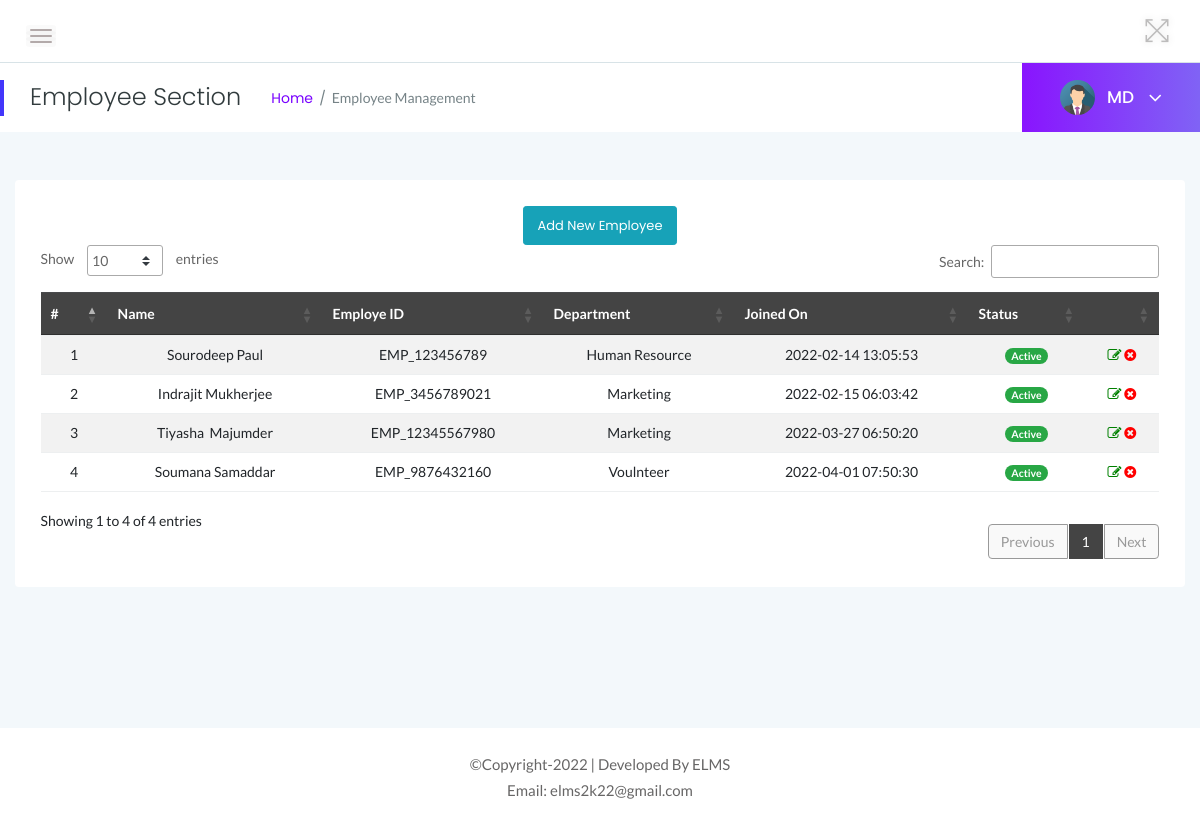
Before: /MD/employees.php (signed in) with the older database file.
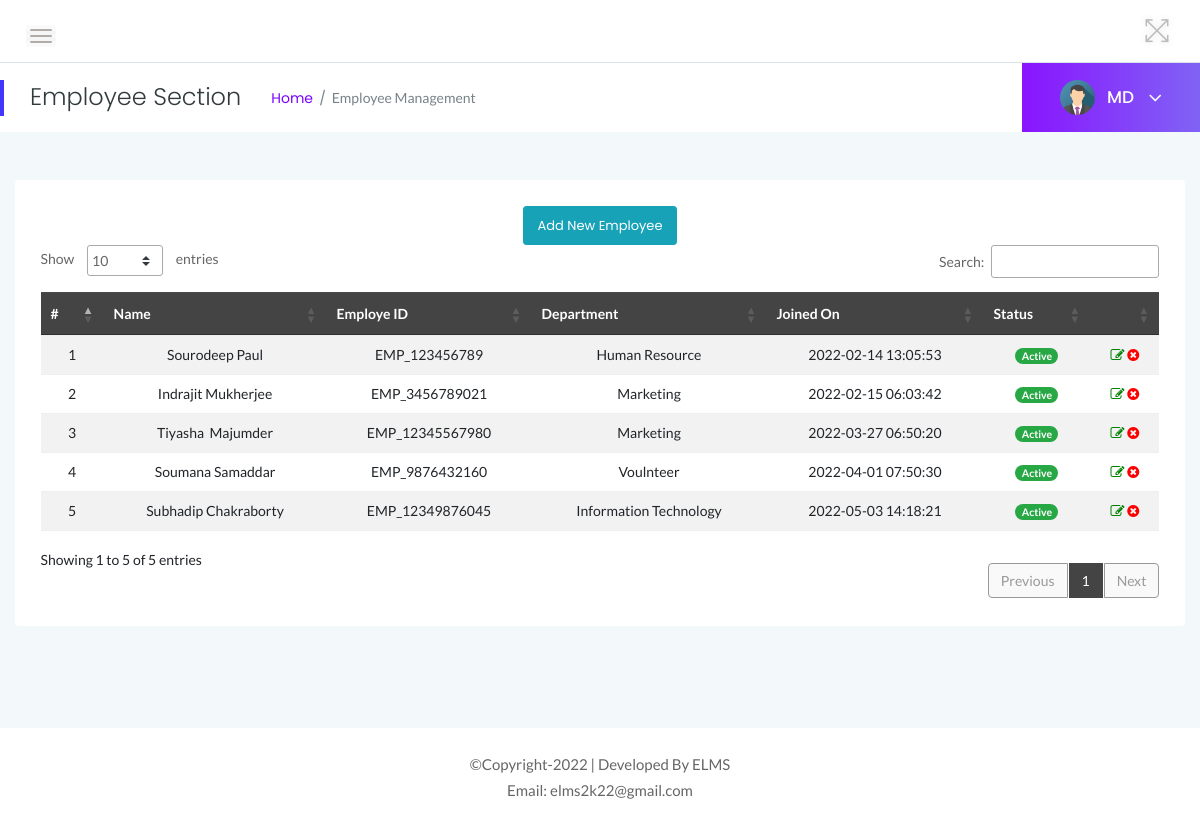
After: the same page with the newer database file.
### tables this page shows
CREATE TABLE `tblemployees` (
  `id` int(11) NOT NULL,
  `EmpId` varchar(100) NOT NULL,
  `FirstName` varchar(150) NOT NULL,
  `LastName` varchar(150) NOT NULL,
  `EmailId` varchar(200) NOT NULL,
  `Password` varchar(180) NOT NULL,
  `Gender` varchar(100) NOT NULL,
  `Dob` varchar(100) NOT NULL,
  `Department` varchar(255) NOT NULL,
  `Address` varchar(255) NOT NULL,
  `City` varchar(200) NOT NULL,
  `Country` varchar(150) NOT NULL,
  `Phonenumber` char(11) NOT NULL,
  `Status` int(1) NOT NULL,
  `RegDate` timestamp NOT NULL DEFAULT current_timestamp()
);

### MD/employees.php (the view, shortened to what the changed rows need)
<?php
    include('../includes/dbconn.php');
    if(strlen($_SESSION['alogin'])==0){
    header('location:index.php');
    } else {
 ?>
<!doctype html>
<html class="no-js" lang="en">
<head>
    <link rel="stylesheet" href="../assets/css/bootstrap.min.css">
    <link rel="stylesheet" href="../assets/css/font-awesome.min.css">
    <link rel="stylesheet" href="../assets/css/themify-icons.css">
    <link rel="stylesheet" href="../assets/css/metisMenu.css">
    <link rel="stylesheet" href="../assets/css/owl.carousel.min.css">
    <link rel="stylesheet" href="../assets/css/slicknav.min.css">
    <link rel="stylesheet" href="https://www.amcharts.com/lib/3/plugins/export/export.css" type="text/css" media="all" />
    <link rel="stylesheet" type="text/css" href="https://cdn.datatables.net/1.10.19/css/jquery.dataTables.css">
    <link rel="stylesheet" type="text/css" href="https://cdn.datatables.net/1.10.18/css/dataTables.bootstrap4.min.css">
    <link rel="stylesheet" type="text/css" href="https://cdn.datatables.net/responsive/2.2.3/css/responsive.bootstrap.min.css">
    <link rel="stylesheet" type="text/css" href="https://cdn.datatables.net/responsive/2.2.3/css/responsive.jqueryui.min.css">
    <link rel="stylesheet" href="../assets/css/typography.css">
    <link rel="stylesheet" href="../assets/css/default-css.css">
    <link rel="stylesheet" href="../assets/css/styles.css">
    <link rel="stylesheet" href="../assets/css/responsive.css">
</head>
<body>
    <div class="page-container">
        <div class="main-content">
            <div class="header-area">
                <div class="row align-items-center">
                    <div class="col-md-6 col-sm-8 clearfix">
                        <div class="nav-btn pull-left">
                            <span></span>
                            <span></span>
                            <span></span>
                        </div>
                    </div>
                    <div class="col-md-6 col-sm-4 clearfix">
                        <ul class="notification-area pull-right">
                            <li id="full-view"><i class="ti-fullscreen"></i></li>
                        </ul>
                    </div>
                </div>
            </div>
            <div class="page-title-area">
                <div class="row align-items-center">
                    <div class="col-sm-6">
                        <div class="breadcrumbs-area clearfix">
                            <h4 class="page-title pull-left">Employee Section</h4>
                            <ul class="breadcrumbs pull-left">
                                <li><a href="dashboard.php">Home</a></li>
                                <li><span>Employee Management</span></li>
                            </ul>
                        </div>
                    </div>
                    <div class="col-sm-6 clearfix">
                        <div class="user-profile pull-right">
                            <img class="avatar user-thumb" src="../assets/images/avatar.png" alt="avatar">
                            <h4 class="user-name dropdown-toggle" data-toggle="dropdown">MD <i class="fa fa-angle-down"></i></h4>
                        </div>
                    </div>
                </div>
            </div>
            <div class="main-content-inner">
                <div class="row">
                    <div class="col-12 mt-5">
                        <div class="card">
                            <div class="card-body">
                                <div class="data-tables datatable-dark">
                                <center><a href="add-employee.php" class="btn btn-sm btn-info">Add New Employee</a></center>
                                    <table id="dataTable3" class="table table-hover table-striped text-center">
                                        <thead class="text-capitalize">
                                            <tr>
                                                <th>#</th>
                                                <th>Name</th>
                                                <th>Employe ID</th>
                                                <th>Department</th>
                                                <th>Joined On</th>
                                                <th>Status</th>
                                                <th></th>
                                            </tr>
                                        </thead>
                                        <tbody>
                                    <?php
                                    $sql = "SELECT EmpId,FirstName,LastName,Department,Status,RegDate,id from  tblemployees";
                                    $query = $dbh -> prepare($sql);
                                    $query->execute();
                                    $results=$query->fetchAll(PDO::FETCH_OBJ);
                                    $cnt=1;
                                    if($query->rowCount() > 0)
                                    {
                                    foreach($results as $result)
                                    {               ?>
                                        <tr>
                                            <td> <?php echo htmlentities($cnt);?></td>
                                            <td><?php echo htmlentities($result->FirstName);?>&nbsp;<?php echo htmlentities($result->LastName);?></td>
                                            <td><?php echo htmlentities($result->EmpId);?></td>
                                            <td><?php echo htmlentities($result->Department);?></td>
                                             <td><?php echo htmlentities($result->RegDate);?></td>
                                             <td><?php $stats=$result->Status;
                                            if($stats){
                                             ?>
                                                 <span class="badge badge-pill badge-success">Active</span>
                                                 <?php } else { ?>
                                                 <span class="badge badge-pill badge-danger">Inactive</span>
                                                 <?php } ?>
                                             </td>
                                            <td><a href="update-employee.php?empid=<?php echo htmlentities($result->id);?>"><i class="fa fa-edit" style="color:green"></i></a>
                                        <?php if($result->Status==1)
                                        {?>
                                        <a href="employees.php?inid=<?php echo htmlentities($result->id);?>" onclick="return confirm('Are you sure you want to inactive this employee?');"" > <i class="fa fa-times-circle" style="color:red" title="Inactive"></i>
                                        <?php } else {?>
                                            <a href="employees.php?id=<?php echo htmlentities($result->id);?>" onclick="return confirm('Are you sure you want to active this employee?');""><i class="fa fa-check" style="color:green" title="Active"></i>
                                            <?php } ?> </td>
                                        </tr>
                                         <?php $cnt++;} }?>
                                    </tbody>
                                    </table>
                                </div>
                            </div>
                        </div>
                    </div>
                </div>
                </div>
            </div>
            <?php include '../includes/footer.php' ?>
        </div>
</body>
</html>
<?php } ?>

Changed rows visible on the page:
added tblemployees: FirstName "Subhadip", LastName "Chakraborty", EmpId "EMP_12349876045", Department "Information Technology", RegDate "2022-05-03 14:18:21", Status "Active"
Other visible differences:
text written by a page script: "Show entries Search: Showing 1 to 4 of 4 entries Previous 1 Next" → "Show entries Search: Showing 1 to 5 of 5 entries Previous 1 Next"
